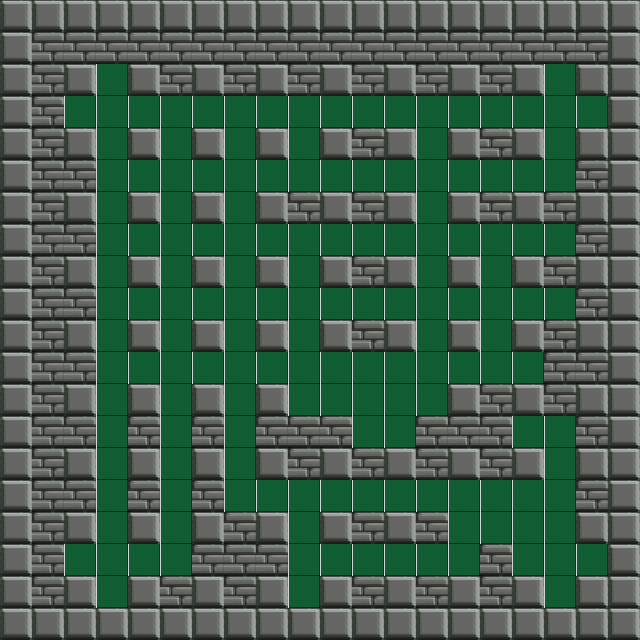

A 2D game scene composited from a Tiled map and its tileset images. What follows is a short description and the map's XML, with each tile layer's data collapsed to a summary:
An orthogonal 20x20 tile map with 32x32 px tiles, 1 tile layer (blocks).

<map version="1.2" tiledversion="1.3.3" orientation="orthogonal" renderorder="right-down" width="20" height="20" tilewidth="32" tileheight="32" infinite="0" nextlayerid="2" nextobjectid="1">
 <editorsettings>
  <export target="classic.json" format="json" />
 </editorsettings>
 <tileset firstgid="1" source="tileset_classic.tsx" />
 <layer id="1" name="blocks" width="20" height="20">
  <data>[400 cells, 400 non-empty, 3 distinct tile ids]</data>
 </layer>
</map>